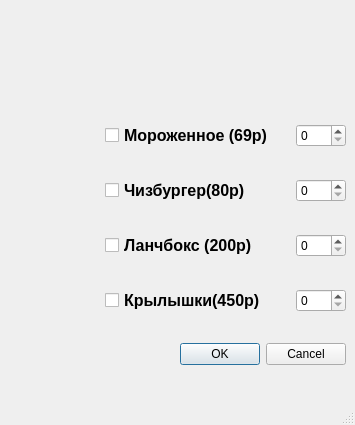
<?xml version="1.0" encoding="UTF-8"?>
<ui version="4.0">
 <class>MainWindow</class>
 <widget class="QMainWindow" name="MainWindow">
  <property name="geometry">
   <rect>
    <x>0</x>
    <y>0</y>
    <width>355</width>
    <height>425</height>
   </rect>
  </property>
  <property name="windowTitle">
   <string>MainWindow</string>
  </property>
  <widget class="QWidget" name="centralwidget">
   <layout class="QGridLayout" name="gridLayout">
    <item row="5" column="0">
     <widget class="QDialogButtonBox" name="buttonBox">
      <property name="standardButtons">
       <set>QDialogButtonBox::Cancel|QDialogButtonBox::Ok</set>
      </property>
     </widget>
    </item>
    <item row="2" column="0">
     <layout class="QHBoxLayout" name="horizontalLayout_6">
      <item>
       <widget class="QLabel" name="label_3">
        <property name="maximumSize">
         <size>
          <width>90</width>
          <height>90</height>
         </size>
        </property>
        <property name="text">
         <string/>
        </property>
        <property name="pixmap">
         <pixmap>resources/image/unnamed.jpg</pixmap>
        </property>
        <property name="scaledContents">
         <bool>true</bool>
        </property>
       </widget>
      </item>
      <item>
       <widget class="QCheckBox" name="checkBox_3">
        <property name="font">
         <font>
          <pointsize>12</pointsize>
          <weight>75</weight>
          <bold>true</bold>
         </font>
        </property>
        <property name="text">
         <string>Чизбургер(80р)</string>
        </property>
       </widget>
      </item>
      <item>
       <widget class="QSpinBox" name="spinBox_3">
        <property name="sizePolicy">
         <sizepolicy hsizetype="Minimum" vsizetype="Fixed">
          <horstretch>0</horstretch>
          <verstretch>0</verstretch>
         </sizepolicy>
        </property>
        <property name="maximumSize">
         <size>
          <width>50</width>
          <height>16777215</height>
         </size>
        </property>
       </widget>
      </item>
     </layout>
    </item>
    <item row="4" column="0">
     <layout class="QHBoxLayout" name="horizontalLayout_9">
      <item>
       <widget class="QLabel" name="label_6">
        <property name="maximumSize">
         <size>
          <width>90</width>
          <height>90</height>
         </size>
        </property>
        <property name="text">
         <string/>
        </property>
        <property name="pixmap">
         <pixmap>resources/image/24930_1.jpg</pixmap>
        </property>
        <property name="scaledContents">
         <bool>true</bool>
        </property>
       </widget>
      </item>
      <item>
       <widget class="QCheckBox" name="checkBox_6">
        <property name="font">
         <font>
          <pointsize>12</pointsize>
          <weight>75</weight>
          <bold>true</bold>
         </font>
        </property>
        <property name="text">
         <string>Крылышки(450р)</string>
        </property>
       </widget>
      </item>
      <item>
       <widget class="QSpinBox" name="spinBox_6">
        <property name="maximumSize">
         <size>
          <width>50</width>
          <height>16777215</height>
         </size>
        </property>
       </widget>
      </item>
     </layout>
    </item>
    <item row="3" column="0">
     <layout class="QHBoxLayout" name="horizontalLayout_5">
      <item>
       <widget class="QLabel" name="label_2">
        <property name="maximumSize">
         <size>
          <width>90</width>
          <height>90</height>
         </size>
        </property>
        <property name="text">
         <string/>
        </property>
        <property name="pixmap">
         <pixmap>resources/image/unnamed.png</pixmap>
        </property>
        <property name="scaledContents">
         <bool>true</bool>
        </property>
       </widget>
      </item>
      <item>
       <widget class="QCheckBox" name="checkBox_2">
        <property name="font">
         <font>
          <pointsize>12</pointsize>
          <weight>75</weight>
          <bold>true</bold>
         </font>
        </property>
        <property name="text">
         <string>Ланчбокс (200р)</string>
        </property>
       </widget>
      </item>
      <item>
       <widget class="QSpinBox" name="spinBox_2">
        <property name="maximumSize">
         <size>
          <width>50</width>
          <height>16777215</height>
         </size>
        </property>
       </widget>
      </item>
     </layout>
    </item>
    <item row="0" column="0">
     <widget class="QLabel" name="label_7">
      <property name="maximumSize">
       <size>
        <width>150</width>
        <height>60</height>
       </size>
      </property>
      <property name="text">
       <string/>
      </property>
      <property name="pixmap">
       <pixmap>resources/image/42-429338_vector-kfc-logo-png-transparent-png.png</pixmap>
      </property>
      <property name="scaledContents">
       <bool>true</bool>
      </property>
     </widget>
    </item>
    <item row="1" column="0">
     <layout class="QHBoxLayout" name="horizontalLayout_4">
      <item>
       <widget class="QLabel" name="label">
        <property name="maximumSize">
         <size>
          <width>90</width>
          <height>90</height>
         </size>
        </property>
        <property name="text">
         <string/>
        </property>
        <property name="pixmap">
         <pixmap>resources/image/icecream.png</pixmap>
        </property>
        <property name="scaledContents">
         <bool>true</bool>
        </property>
        <property name="alignment">
         <set>Qt::AlignRight|Qt::AlignTop|Qt::AlignTrailing</set>
        </property>
        <property name="openExternalLinks">
         <bool>false</bool>
        </property>
       </widget>
      </item>
      <item>
       <widget class="QCheckBox" name="checkBox">
        <property name="font">
         <font>
          <pointsize>12</pointsize>
          <weight>75</weight>
          <bold>true</bold>
         </font>
        </property>
        <property name="text">
         <string>Мороженное (69р)</string>
        </property>
       </widget>
      </item>
      <item>
       <widget class="QSpinBox" name="spinBox">
        <property name="maximumSize">
         <size>
          <width>50</width>
          <height>16777215</height>
         </size>
        </property>
       </widget>
      </item>
     </layout>
    </item>
   </layout>
  </widget>
  <widget class="QMenuBar" name="menubar">
   <property name="geometry">
    <rect>
     <x>0</x>
     <y>0</y>
     <width>355</width>
     <height>21</height>
    </rect>
   </property>
  </widget>
  <widget class="QStatusBar" name="statusbar"/>
 </widget>
 <resources/>
 <connections/>
</ui>
